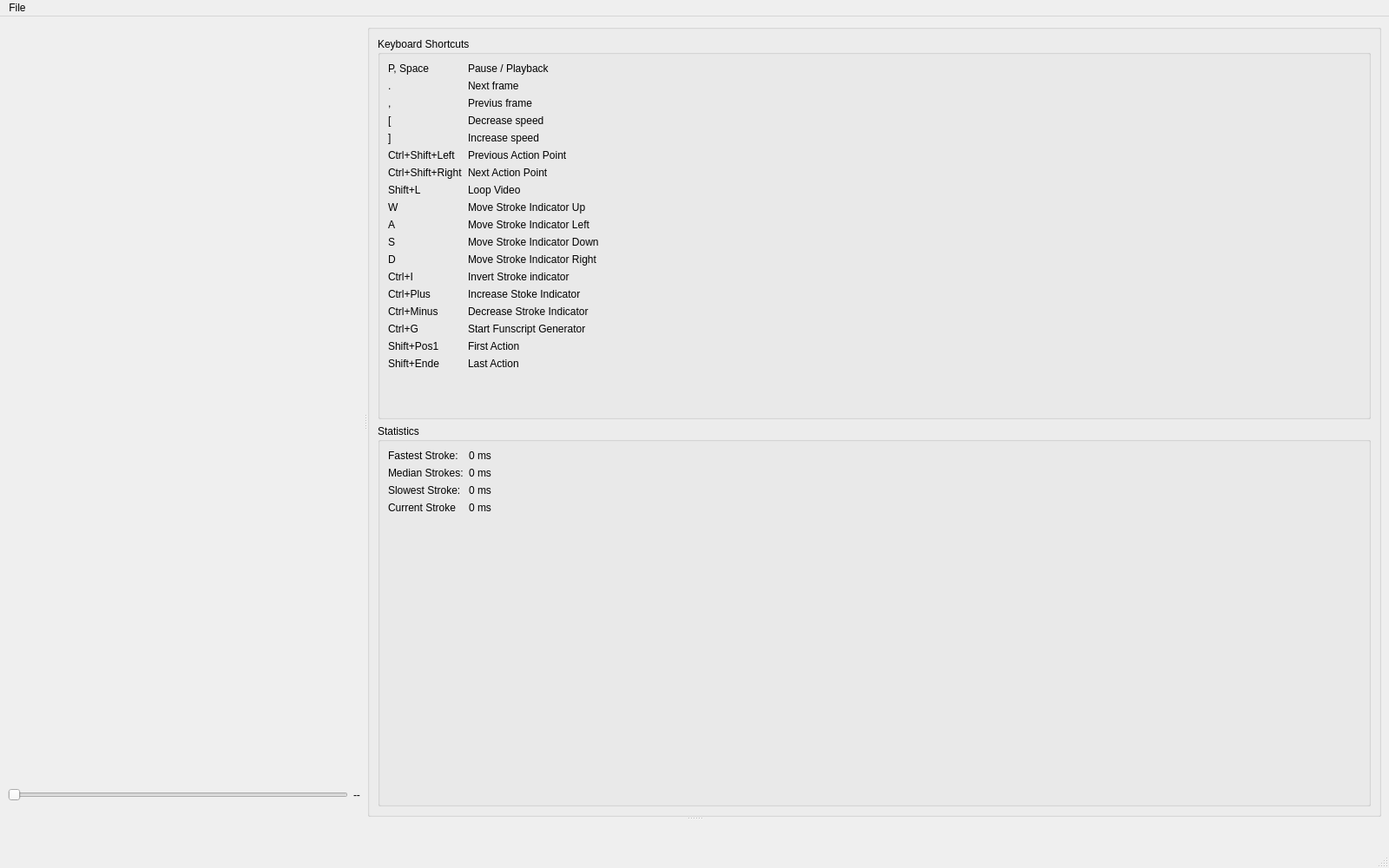
<?xml version="1.0" encoding="UTF-8"?>
<ui version="4.0">
    <class>MainWindow</class>
    <widget class="QMainWindow" name="MainWindow">
        <property name="geometry">
            <rect>
                <x>0</x>
                <y>0</y>
                <width>1600</width>
                <height>1000</height>
            </rect>
        </property>
        <property name="minimumSize">
            <size>
                <width>1600</width>
                <height>1000</height>
            </size>
        </property>
        <property name="windowTitle">
            <string>Video Player with Signal</string>
        </property>
        <property name="windowIcon">
            <iconset>
                <normaloff>icon.png</normaloff>
                icon.png
            </iconset>
        </property>
        <widget class="QWidget" name="centralwidget">
            <layout class="QHBoxLayout" name="mainLayout">
                <item>
                    <widget class="QSplitter" name="splitterVertical">
                        <property name="orientation">
                            <enum>Qt::Vertical</enum>
                        </property>
                        <widget class="QSplitter" name="splitterHorizontal">
                            <property name="orientation">
                                <enum>Qt::Horizontal</enum>
                            </property>
                            <widget class="QWidget" name="verticalLayoutWidget">
                                <layout class="QVBoxLayout" name="videoLayout">
                                    <item>
                                        <widget class="QWidget" name="videoPane" native="true" />
                                    </item>
                                    <item>
                                        <layout class="QHBoxLayout" name="horizontalLayout">
                                            <property name="sizeConstraint">
                                                <enum>QLayout::SetMaximumSize</enum>
                                            </property>
                                            <item>
                                                <widget class="QSlider" name="seekBar">
                                                    <property name="orientation">
                                                        <enum>Qt::Horizontal</enum>
                                                    </property>
                                                </widget>
                                            </item>
                                            <item>
                                                <widget class="QLabel" name="timestamp">
                                                    <property name="sizePolicy">
                                                        <sizepolicy hsizetype="Preferred" vsizetype="MinimumExpanding">
                                                            <horstretch>0</horstretch>
                                                            <verstretch>0</verstretch>
                                                        </sizepolicy>
                                                    </property>
                                                    <property name="maximumSize">
                                                        <size>
                                                            <width>16777215</width>
                                                            <height>50</height>
                                                        </size>
                                                    </property>
                                                    <property name="text">
                                                        <string>-- </string>
                                                    </property>
                                                </widget>
                                            </item>
                                        </layout>
                                    </item>
                                </layout>
                            </widget>
                            <widget class="QGroupBox" name="settingsLayout">
                                <property name="title">
                                    <string />
                                </property>
                                <layout class="QVBoxLayout" name="verticalLayout_2">
                                    <item>
                                        <widget class="QGroupBox" name="shortcutsGroupBox">
                                            <property name="title">
                                                <string>Keyboard Shortcuts</string>
                                            </property>
                                            <layout class="QFormLayout" name="verticalLayout_3">
                                                <item row="0" column="0">
                                                    <widget class="QLabel" name="label">
                                                        <property name="text">
                                                            <string>P, Space</string>
                                                        </property>
                                                    </widget>
                                                </item>
                                                <item row="0" column="1">
                                                    <widget class="QLabel" name="label_2">
                                                        <property name="text">
                                                            <string>Pause / Playback</string>
                                                        </property>
                                                    </widget>
                                                </item>
                                                <item row="1" column="0">
                                                    <widget class="QLabel" name="label_3">
                                                        <property name="text">
                                                            <string>.</string>
                                                        </property>
                                                    </widget>
                                                </item>
                                                <item row="1" column="1">
                                                    <widget class="QLabel" name="label_4">
                                                        <property name="text">
                                                            <string>Next frame</string>
                                                        </property>
                                                    </widget>
                                                </item>
                                                <item row="2" column="0">
                                                    <widget class="QLabel" name="label_5">
                                                        <property name="text">
                                                            <string>,</string>
                                                        </property>
                                                    </widget>
                                                </item>
                                                <item row="2" column="1">
                                                    <widget class="QLabel" name="label_6">
                                                        <property name="text">
                                                            <string>Previus frame</string>
                                                        </property>
                                                    </widget>
                                                </item>
                                                <item row="3" column="0">
                                                    <widget class="QLabel" name="label_7">
                                                        <property name="text">
                                                            <string>[</string>
                                                        </property>
                                                    </widget>
                                                </item>
                                                <item row="3" column="1">
                                                    <widget class="QLabel" name="label_8">
                                                        <property name="text">
                                                            <string>Decrease speed</string>
                                                        </property>
                                                    </widget>
                                                </item>
                                                <item row="4" column="0">
                                                    <widget class="QLabel" name="label_9">
                                                        <property name="text">
                                                            <string>]</string>
                                                        </property>
                                                    </widget>
                                                </item>
                                                <item row="4" column="1">
                                                    <widget class="QLabel" name="label_10">
                                                        <property name="text">
                                                            <string>Increase speed</string>
                                                        </property>
                                                    </widget>
                                                </item>
                                                <item row="5" column="0">
                                                    <widget class="QLabel" name="label_12">
                                                        <property name="text">
                                                            <string>Ctrl+Shift+Left</string>
                                                        </property>
                                                    </widget>
                                                </item>
                                                <item row="5" column="1">
                                                    <widget class="QLabel" name="label_14">
                                                        <property name="text">
                                                            <string>Previous Action Point</string>
                                                        </property>
                                                    </widget>
                                                </item>
                                                <item row="6" column="0">
                                                    <widget class="QLabel" name="label_16">
                                                        <property name="text">
                                                            <string>Ctrl+Shift+Right</string>
                                                        </property>
                                                    </widget>
                                                </item>
                                                <item row="6" column="1">
                                                    <widget class="QLabel" name="label_18">
                                                        <property name="text">
                                                            <string>Next Action Point</string>
                                                        </property>
                                                    </widget>
                                                </item>
                                                <item row="7" column="0">
                                                    <widget class="QLabel" name="label_19">
                                                        <property name="text">
                                                            <string>Shift+L</string>
                                                        </property>
                                                    </widget>
                                                </item>
                                                <item row="7" column="1">
                                                    <widget class="QLabel" name="label_20">
                                                        <property name="text">
                                                            <string>Loop Video</string>
                                                        </property>
                                                    </widget>
                                                </item>
                                                <item row="8" column="0">
                                                    <widget class="QLabel" name="label_21">
                                                        <property name="text">
                                                            <string>W</string>
                                                        </property>
                                                    </widget>
                                                </item>
                                                <item row="8" column="1">
                                                    <widget class="QLabel" name="label_22">
                                                        <property name="text">
                                                            <string>Move Stroke Indicator Up</string>
                                                        </property>
                                                    </widget>
                                                </item>
                                                <item row="9" column="0">
                                                    <widget class="QLabel" name="label_23">
                                                        <property name="text">
                                                            <string>A</string>
                                                        </property>
                                                    </widget>
                                                </item>
                                                <item row="9" column="1">
                                                    <widget class="QLabel" name="label_26">
                                                        <property name="text">
                                                            <string>Move Stroke Indicator Left</string>
                                                        </property>
                                                    </widget>
                                                </item>
                                                <item row="10" column="0">
                                                    <widget class="QLabel" name="label_24">
                                                        <property name="text">
                                                            <string>S</string>
                                                        </property>
                                                    </widget>
                                                </item>
                                                <item row="10" column="1">
                                                    <widget class="QLabel" name="label_27">
                                                        <property name="text">
                                                            <string>Move Stroke Indicator Down</string>
                                                        </property>
                                                    </widget>
                                                </item>
                                                <item row="11" column="0">
                                                    <widget class="QLabel" name="label_25">
                                                        <property name="text">
                                                            <string>D</string>
                                                        </property>
                                                    </widget>
                                                </item>
                                                <item row="11" column="1">
                                                    <widget class="QLabel" name="label_28">
                                                        <property name="text">
                                                            <string>Move Stroke Indicator Right</string>
                                                        </property>
                                                    </widget>
                                                </item>
                                                <item row="13" column="0">
                                                    <widget class="QLabel" name="label_29">
                                                        <property name="text">
                                                            <string>Ctrl+Plus</string>
                                                        </property>
                                                    </widget>
                                                </item>
                                                <item row="13" column="1">
                                                    <widget class="QLabel" name="label_31">
                                                        <property name="text">
                                                            <string>Increase Stoke Indicator</string>
                                                        </property>
                                                    </widget>
                                                </item>
                                                <item row="14" column="0">
                                                    <widget class="QLabel" name="label_30">
                                                        <property name="text">
                                                            <string>Ctrl+Minus</string>
                                                        </property>
                                                    </widget>
                                                </item>
                                                <item row="14" column="1">
                                                    <widget class="QLabel" name="label_32">
                                                        <property name="text">
                                                            <string>Decrease Stroke Indicator</string>
                                                        </property>
                                                    </widget>
                                                </item>
                                                <item row="15" column="0">
                                                    <widget class="QLabel" name="label_34">
                                                        <property name="text">
                                                            <string>Ctrl+G</string>
                                                        </property>
                                                    </widget>
                                                </item>
                                                <item row="15" column="1">
                                                    <widget class="QLabel" name="label_36">
                                                        <property name="text">
                                                            <string>Start Funscript Generator</string>
                                                        </property>
                                                    </widget>
                                                </item>
                                                <item row="12" column="1">
                                                    <widget class="QLabel" name="label_35">
                                                        <property name="text">
                                                            <string>Invert Stroke indicator</string>
                                                        </property>
                                                    </widget>
                                                </item>
                                                <item row="12" column="0">
                                                    <widget class="QLabel" name="label_33">
                                                        <property name="text">
                                                            <string>Ctrl+I</string>
                                                        </property>
                                                    </widget>
                                                </item>
                                                <item row="16" column="0">
                                                    <widget class="QLabel" name="label_37">
                                                        <property name="text">
                                                            <string>Shift+Pos1</string>
                                                        </property>
                                                    </widget>
                                                </item>
                                                <item row="16" column="1">
                                                    <widget class="QLabel" name="label_38">
                                                        <property name="text">
                                                            <string>First Action</string>
                                                        </property>
                                                    </widget>
                                                </item>
                                                <item row="17" column="0">
                                                    <widget class="QLabel" name="label_39">
                                                        <property name="text">
                                                            <string>Shift+Ende</string>
                                                        </property>
                                                    </widget>
                                                </item>
                                                <item row="17" column="1">
                                                    <widget class="QLabel" name="label_40">
                                                        <property name="text">
                                                            <string>Last Action</string>
                                                        </property>
                                                    </widget>
                                                </item>
                                            </layout>
                                        </widget>
                                    </item>
                                    <item>
                                        <widget class="QGroupBox" name="strokeGroupBox">
                                            <property name="title">
                                                <string>Statistics</string>
                                            </property>
                                            <layout class="QFormLayout" name="verticalLayout_4">
                                                <item row="0" column="0">
                                                    <widget class="QLabel" name="label_11">
                                                        <property name="text">
                                                            <string>Fastest Stroke:</string>
                                                        </property>
                                                    </widget>
                                                </item>
                                                <item row="0" column="1">
                                                    <widget class="QLabel" name="fastestStrokeLabel">
                                                        <property name="text">
                                                            <string>0 ms</string>
                                                        </property>
                                                    </widget>
                                                </item>
                                                <item row="1" column="0">
                                                    <widget class="QLabel" name="label_13">
                                                        <property name="text">
                                                            <string>Median Strokes:</string>
                                                        </property>
                                                    </widget>
                                                </item>
                                                <item row="1" column="1">
                                                    <widget class="QLabel" name="medianStrokesLabel">
                                                        <property name="text">
                                                            <string>0 ms</string>
                                                        </property>
                                                    </widget>
                                                </item>
                                                <item row="2" column="0">
                                                    <widget class="QLabel" name="label_15">
                                                        <property name="text">
                                                            <string>Slowest Stroke:</string>
                                                        </property>
                                                    </widget>
                                                </item>
                                                <item row="2" column="1">
                                                    <widget class="QLabel" name="slowstStrokeLabel">
                                                        <property name="text">
                                                            <string>0 ms</string>
                                                        </property>
                                                    </widget>
                                                </item>
                                                <item row="3" column="0">
                                                    <widget class="QLabel" name="label_17">
                                                        <property name="text">
                                                            <string>Current Stroke</string>
                                                        </property>
                                                    </widget>
                                                </item>
                                                <item row="3" column="1">
                                                    <widget class="QLabel" name="currentStrokeLabel">
                                                        <property name="text">
                                                            <string>0 ms</string>
                                                        </property>
                                                    </widget>
                                                </item>
                                            </layout>
                                        </widget>
                                    </item>
                                </layout>
                            </widget>
                        </widget>
                        <widget class="QLabel" name="animationPane">
                            <property name="sizePolicy">
                                <sizepolicy hsizetype="Ignored" vsizetype="Ignored">
                                    <horstretch>0</horstretch>
                                    <verstretch>0</verstretch>
                                </sizepolicy>
                            </property>
                            <property name="text">
                                <string />
                            </property>
                        </widget>
                    </widget>
                </item>
            </layout>
        </widget>
        <widget class="QMenuBar" name="menubar">
            <property name="geometry">
                <rect>
                    <x>0</x>
                    <y>0</y>
                    <width>1600</width>
                    <height>34</height>
                </rect>
            </property>
            <widget class="QMenu" name="menuFile">
                <property name="title">
                    <string>File</string>
                </property>
            </widget>
            <addaction name="menuFile" />
        </widget>
        <widget class="QStatusBar" name="statusbar" />
    </widget>
    <resources />
    <connections />
</ui>
